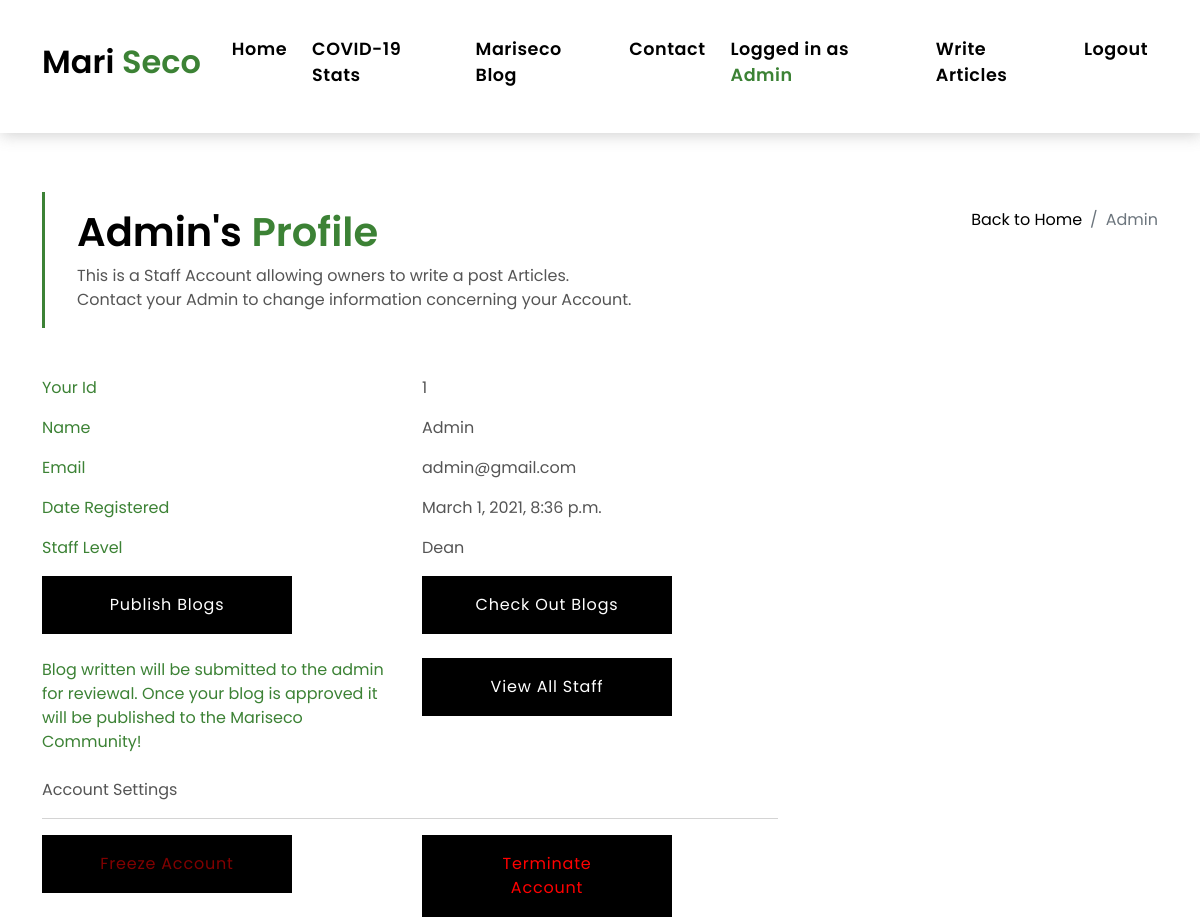
Page /profile (signed in, upper part) on the earlier database version.
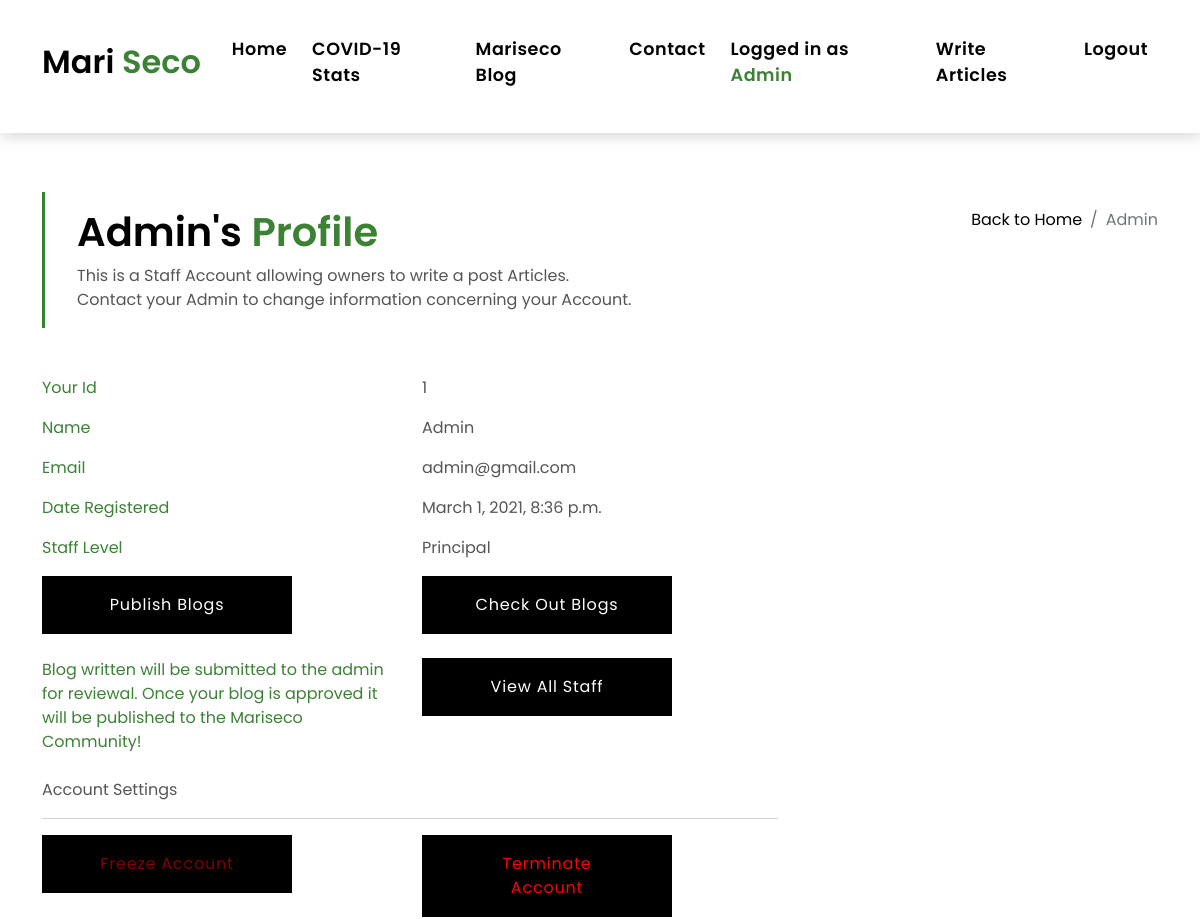
Same page on the later database version.
### main/models.py (models this page shows, shortened)
class Profile(models.Model):
    STAFF = (
        ('Admin', 'Admin'),
        ('Principal', 'Principal'),
        ('Deputy', 'Deputy'),
        ('Dean', 'Dean'),
        ('Academic Mistress', 'Academic Mistress'),
        ('Boarding Master', 'Boarding Master'),
        ('ICT', 'ICT'),
        ('Teacher', 'Teacher'),
    )
    user = models.OneToOneField(User, on_delete=CASCADE, related_name='user_profile', null=True)
    name = models.CharField(max_length=64, blank=True, null=True)
    staff_level = models.CharField(max_length=128, choices=STAFF, help_text='The level of the registered staff')

### main/views.py (the view)
# urls.py: path('profile', views.profile, name='profile'),
@login_required
def profile(request):
    user = User.objects.get(username=request.user)
    info = Profile.objects.get(user=request.user)
    return render(request, 'main/profile.html', {'info': info, 'user': user})

### main/templates/main/profile.html (shortened to what the changed rows need)
{% extends 'base.html' %}
{% block content %}
<section class="intro-single">
      <div class="container">
        <div class="row">
          <div class="col-md-12 col-lg-8">
            <div class="title-single-box">
              <h1 class="title-single"> {{ user | capfirst }}'s <span class="color-b">Profile </span></h1>
              <span class="color-text-a">This is a Staff Account allowing owners to write a post Articles.</span> <br>
            </div>
          </div>
        </div>
    </section>
    <div class="container emp-profile">
                <div class="row">
                    <div class="col-md-8">
                        <div class="tab-content profile-tab" id="myTabContent">
                                        <div class="row">
                                            <div class="col-md-6">
                                                <p>{{ info.staff_level }}</p>
                                            </div>
                                        </div>
                                        <br>
                                        <br>
                                        <br>
                                        <br>
                                        <br>
                        </div>
                    </div>
                </div>
        </div>
{% endblock %}

Differences in the rows shown:
changed Profile: staff_level "Dean" → "Principal"
